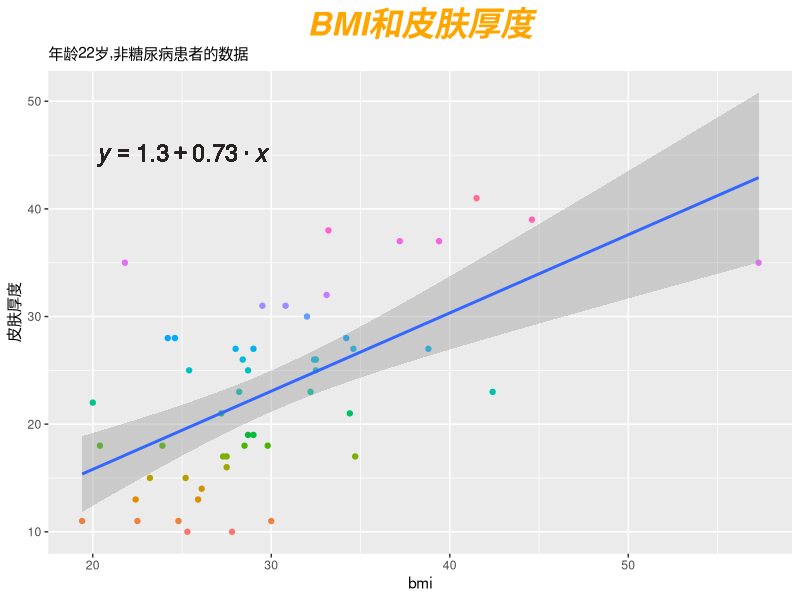
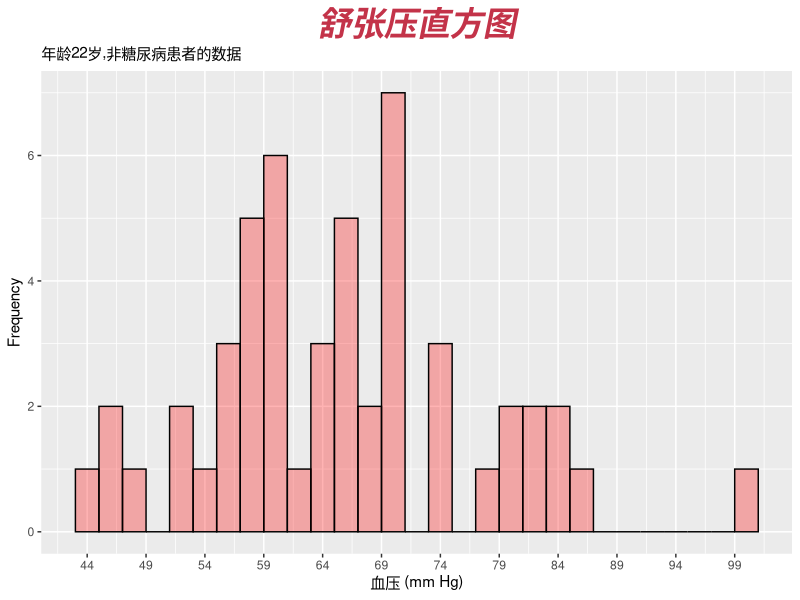
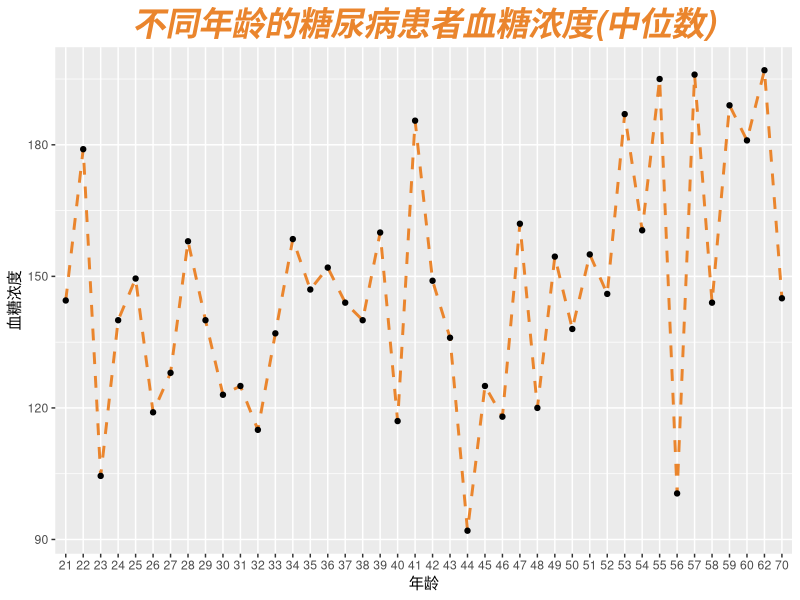
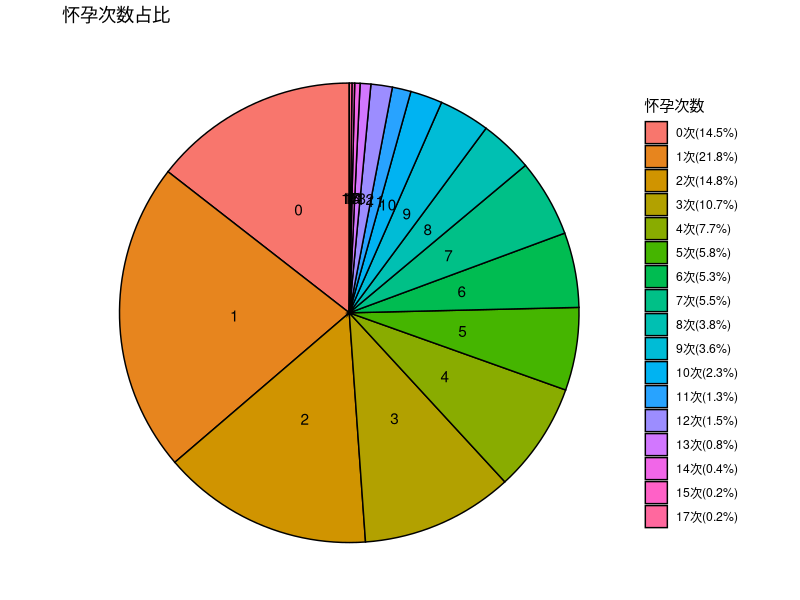
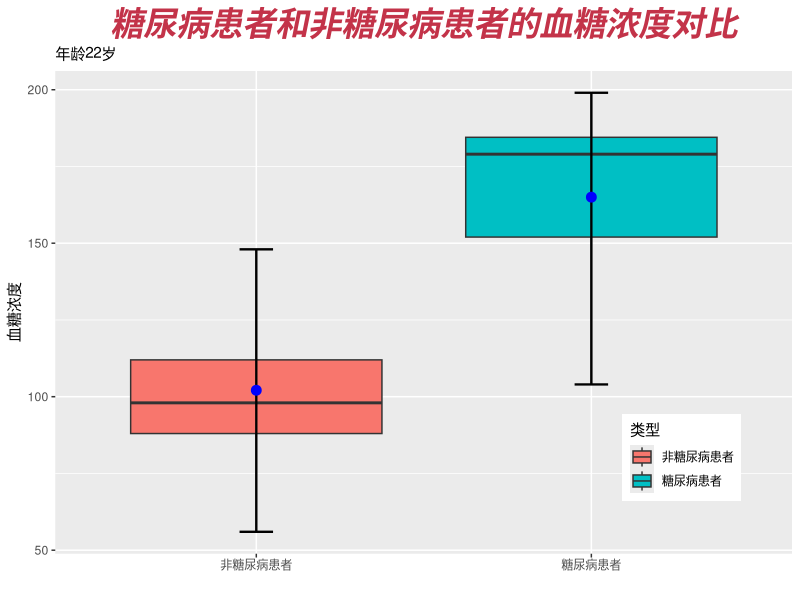

Generate these figures, in order, with R:
library(MASS)
library(ggplot2)
library(dplyr)
library(scales)
data(Pima.tr) # 加载Pima.tr数据集
Pima <- rbind(Pima.tr, Pima.te) # 合并数据集
# 抽取数据举例
Pima_n <- Pima[Pima$type == "No" & Pima$age == 22, ] # 抽取Pima数据集中年龄=22岁,非糖尿病患者的数据
## 柱形图举例
# barplot(rbind(Pima_n$bmi, Pima_n$skin), col = c("orange", "brown"))
# legend("topleft", c("BMI", "skin"), cex = 0.6, fill = c("orange", "brown"))
# title("BMI and skin thickness")


barplot_data <- cbind(Pima_n$bmi, Pima_n$skin)
colnames(barplot_data) <- c("bmi", "skin")
# 线性回归方程
lm_eqn <- function(df) {
    m <- lm(y ~ x, df)
    eq <- substitute(
        italic(y) == a + b %.% italic(x),
        list(
            a = format(unname(coef(m)[1]), digits = 2),
            b = format(unname(coef(m)[2]), digits = 2)
        )
    )
    as.character(as.expression(eq))
}
lm_data <- as.data.frame(barplot_data)
colnames(lm_data) <- c("x", "y")

g1 <- ggplot(barplot_data, aes(bmi, skin)) +
    geom_point(aes(colour = factor(skin))) +
    geom_text(x = 25, y = 45, label = lm_eqn(lm_data), parse = TRUE, size = 6, colour = "#272222") +
    geom_smooth(method = "lm", formula = y ~ x) +
    labs(
        x = "bmi", y = "皮肤厚度",
        title = "BMI和皮肤厚度",
        subtitle = "年龄22岁,非糖尿病患者的数据",
    ) +
    theme(
        legend.position = "none",
        plot.title = element_text(
            face = "bold.italic", color = "orange", size = 24, hjust = 0.5, vjust = 0.5
        )
    )




# 直方图举例
# hist(Pima_n$bp, main = "Histogram of diastolic \n blood pressure", xlab = "Blood pressure (mm Hg)") # 画出Pima_n中血压的直方图

g2 <- ggplot(Pima_n, aes(bp)) +
    geom_histogram(fill = "red", color = "black", alpha = 0.3, binwidth = 2) +
    labs(
        x = "血压 (mm Hg)", y = "Frequency",
        title = "舒张压直方图",
        subtitle = "年龄22岁,非糖尿病患者的数据"
    ) +
    theme(
        plot.title = element_text(
            face = "bold.italic", color = "#c33349", size = 24, hjust = 0.5, vjust = 0.5
        )
    ) +
    scale_x_continuous(breaks = seq(min(Pima_n$bp), max(Pima_n$bp), by = 5))


# # 折线图举例
# Pima_y = Pima[Pima$type == "Yes", ] # 抽取糖尿病患者的数据
# medglu = tapply(Pima_y$glu, Pima_y$age, median) # 计算每个年龄血糖的中位数
# plot(medglu, xlab = "Age", ylab = "Median glu", type = "o") # 画出年龄与血糖的折线图
# title("Median plasma glucose concentration \n at different ages ")

# 不同年龄的血糖浓度(中位数)数据处理
diabetes_data <- Pima[Pima$type == "Yes", ]
line_data <- stack(tapply(diabetes_data$glu, diabetes_data$age, median))
colnames(line_data) <- c("glu_median", "age_median")
# 绘制折线图
g3 <- ggplot(line_data, aes(
    x = age_median, y = glu_median, group = 1
)) +
    geom_line(linetype = "dashed", color = "#ea852d", linewidth = 1) +
    geom_point() +
    labs(
        x = "年龄", y = "血糖浓度",
        title = "不同年龄的糖尿病患者血糖浓度(中位数)",
    ) +
    theme(
        plot.title = element_text(
            face = "bold.italic", color = "#ea852d", size = 24, hjust = 0.5, vjust = 0.5
        )
    )


# # 饼图举例
# xx = Pima_y$npreg # 抽取怀孕次数的数据
# t = table(xx) # 计算频数
# data = as.data.frame(t) # 将频数表转换成数据框
# colnames(data) = c("npreg", "Freq") # 修改数据框的列名
# percentage = round(data$Freq / sum(data$Freq), 2) * 100 # 计算百分比
# percentage = paste0(percentage, "%") # 添加百分号
# lb = paste0(names(t), ": ", percentage) # 添加标签
# pie(data$Freq, labels = lb) # 画出饼图
# title("Piechart of numbers of pregnancies") # 添加标题

# 怀孕次数占比 数据处理
# preg_data <- as.data.frame(table(Pima$npreg))
# colnames(preg_data) <- c("preg_num", "freq")
# preg_data$percentage <- round(preg_data$freq / sum(preg_data$freq), 3)
# preg_data$per_str <- paste(preg_data$preg_num, "次", "(", preg_data$percentage * 100, "%)", sep = "")
# 另外一种写法
preg_data <- Pima %>%
    count(npreg) %>%
    mutate(
        percentage = round(n / sum(n), 3),
        per_str = paste(npreg, "次", "(", percent(percentage), ")", sep = "")
    ) %>%
    rename(freq = n, preg_num = npreg)
preg_data$preg_num <- factor(preg_data$preg_num)

# 绘制饼图
g4 <- ggplot(preg_data, aes(
    x = "", y = freq, fill = preg_num
)) +
    geom_bar(stat = "identity", position = "stack", color = "black", linewidth = 0.5) +
    coord_polar(theta = "y", start = 0) +
    labs(
        x = "", y = "", title = "怀孕次数占比", fill = "怀孕次数"
    ) +
    geom_text(aes(label = preg_num), position = position_stack(vjust = 0.5)) +
    scale_fill_discrete(labels = preg_data$per_str) +
    theme(axis.text = element_blank(), axis.ticks = element_blank()) +
    theme_void()

# # 箱式图举例
# Pima_y <- Pima[Pima$type == "Yes" & Pima$age == 22, ] # 抽取Pima数据集中年龄=22岁,糖尿病患者的数据
# boxplot(Pima_y$glu, Pima_n$glu, names = c("Diabetes", "Non-diabetes"), ylab = "glu", col = c("red", "blue")) # 画出箱式图，比较糖尿病患者和非糖尿病患者的血糖浓度
# title("Plasma glucose concentration")血浆葡萄糖浓度

box_data <- Pima[Pima$age == 22, ]
g5 <- ggplot(box_data, aes(x = type, y = glu)) +
    geom_boxplot(aes(fill = type)) +
    stat_boxplot(geom = "errorbar", width = 0.1, size = 0.8) +
    stat_summary(fun = mean, geom = "point", size = 3, color = "blue") +
    theme(legend.position = c(0.85, 0.2)) +
    labs(
        x = "", y = "血糖浓度",
        title = "糖尿病患者和非糖尿病患者的血糖浓度对比",
        subtitle = "年龄22岁"
    ) +
    theme(
        plot.title = element_text(
            face = "bold.italic", color = "#c33349", size = 24, hjust = 0.5, vjust = 0.5
        )
    ) +
    scale_fill_discrete(labels = c("非糖尿病患者", "糖尿病患者"), name = "类型") +
    scale_x_discrete(labels = c("非糖尿病患者", "糖尿病患者"))
